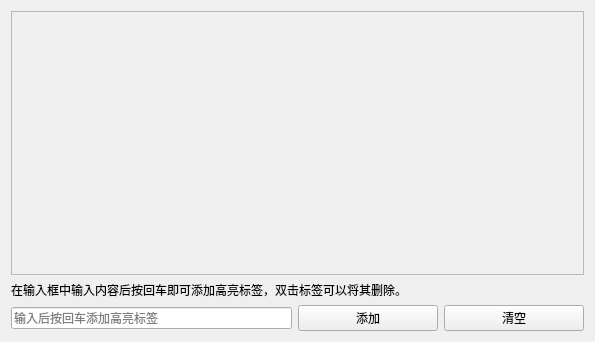
<?xml version="1.0" encoding="UTF-8"?>
<ui version="4.0">
 <class>HighlightSettingsWidget</class>
 <widget class="QWidget" name="HighlightSettingsWidget">
  <property name="geometry">
   <rect>
    <x>0</x>
    <y>0</y>
    <width>595</width>
    <height>342</height>
   </rect>
  </property>
  <property name="windowTitle">
   <string>高亮显示设置</string>
  </property>
  <layout class="QGridLayout" name="gridLayout">
   <item row="1" column="0" colspan="4">
    <widget class="QLabel" name="label">
     <property name="text">
      <string>在输入框中输入内容后按回车即可添加高亮标签，双击标签可以将其删除。</string>
     </property>
    </widget>
   </item>
   <item row="2" column="3">
    <widget class="QPushButton" name="pushButtonClear">
     <property name="text">
      <string>清空</string>
     </property>
    </widget>
   </item>
   <item row="0" column="0" colspan="4">
    <widget class="QScrollArea" name="scrollArea">
     <property name="widgetResizable">
      <bool>true</bool>
     </property>
     <widget class="QWidget" name="scrollAreaWidgetContents">
      <property name="geometry">
       <rect>
        <x>0</x>
        <y>0</y>
        <width>575</width>
        <height>275</height>
       </rect>
      </property>
      <layout class="QVBoxLayout" name="verticalLayout">
       <item>
        <widget class="QFrame" name="frame">
         <property name="styleSheet">
          <string notr="true">QFrame {
	border: none
}</string>
         </property>
         <property name="frameShape">
          <enum>QFrame::StyledPanel</enum>
         </property>
         <property name="frameShadow">
          <enum>QFrame::Raised</enum>
         </property>
        </widget>
       </item>
       <item>
        <spacer name="verticalSpacer">
         <property name="orientation">
          <enum>Qt::Vertical</enum>
         </property>
         <property name="sizeHint" stdset="0">
          <size>
           <width>20</width>
           <height>40</height>
          </size>
         </property>
        </spacer>
       </item>
      </layout>
     </widget>
    </widget>
   </item>
   <item row="2" column="2">
    <widget class="QPushButton" name="pushButtonAdd">
     <property name="text">
      <string>添加</string>
     </property>
    </widget>
   </item>
   <item row="2" column="0" colspan="2">
    <widget class="QLineEdit" name="lineEdit">
     <property name="placeholderText">
      <string>输入后按回车添加高亮标签</string>
     </property>
    </widget>
   </item>
  </layout>
 </widget>
 <resources/>
 <connections/>
</ui>
